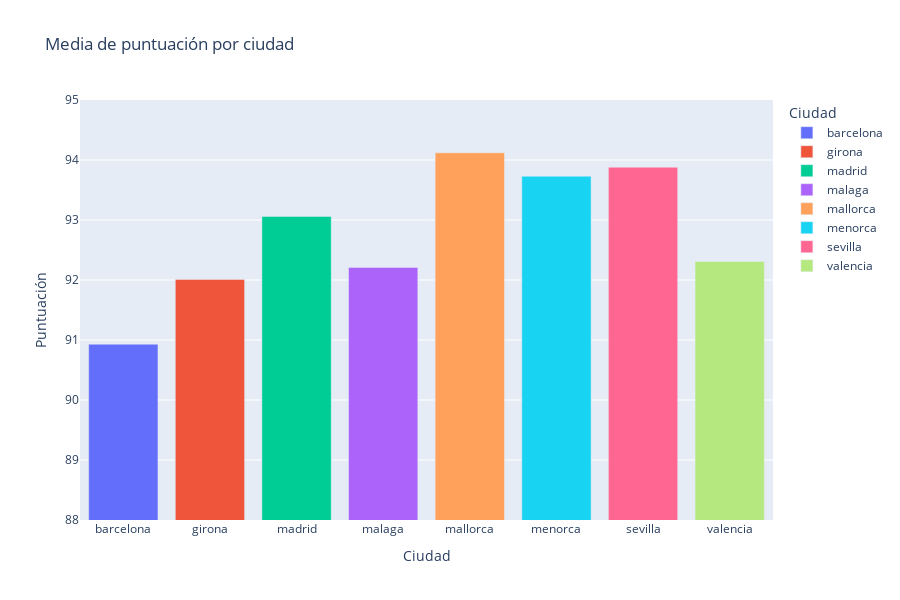

Notebook code for this chart:
### Code cell
import plotly.express as px
import pandas as pd

# Suponiendo que media_pt_ciudad ya está definido y tiene las columnas 'city' y 'review_scores_rating'

fig = px.bar(
    media_pt_ciudad,
    x='city',
    y='review_scores_rating',
    color='city',  # Usamos la columna 'city' para asignar colores
    title='Media de puntuación por ciudad',
    labels={'review_scores_rating': 'Puntuación', 'city': 'Ciudad', 'city': 'Ciudad'}, # Se añade label para la leyenda de color
    height=600
)

# barras agrupadas
fig.update_layout(barmode='group')

# Redimensionar el eje y
fig.update_yaxes(range=[88, 95])

fig.show()

### Figure 1 — Plotly figure (JSON) as saved in the notebook; plotly's stock layout.template omitted (floating-point values rounded to 4 significant figures)
{"data": [{"hovertemplate": "Ciudad=%{x}<br>Puntuación=%{y}<extra></extra>", "legendgroup": "barcelona", "marker": {"color": "#636efa", "pattern": {"shape": ""}}, "name": "barcelona", "orientation": "v", "showlegend": true, "textposition": "auto", "type": "bar", "x": ["barcelona"], "xaxis": "x", "y": [90.93], "yaxis": "y"}, {"hovertemplate": "Ciudad=%{x}<br>Puntuación=%{y}<extra></extra>", "legendgroup": "girona", "marker": {"color": "#EF553B", "pattern": {"shape": ""}}, "name": "girona", "orientation": "v", "showlegend": true, "textposition": "auto", "type": "bar", "x": ["girona"], "xaxis": "x", "y": [92.01], "yaxis": "y"}, {"hovertemplate": "Ciudad=%{x}<br>Puntuación=%{y}<extra></extra>", "legendgroup": "madrid", "marker": {"color": "#00cc96", "pattern": {"shape": ""}}, "name": "madrid", "orientation": "v", "showlegend": true, "textposition": "auto", "type": "bar", "x": ["madrid"], "xaxis": "x", "y": [93.06], "yaxis": "y"}, {"hovertemplate": "Ciudad=%{x}<br>Puntuación=%{y}<extra></extra>", "legendgroup": "malaga", "marker": {"color": "#ab63fa", "pattern": {"shape": ""}}, "name": "malaga", "orientation": "v", "showlegend": true, "textposition": "auto", "type": "bar", "x": ["malaga"], "xaxis": "x", "y": [92.21], "yaxis": "y"}, {"hovertemplate": "Ciudad=%{x}<br>Puntuación=%{y}<extra></extra>", "legendgroup": "mallorca", "marker": {"color": "#FFA15A", "pattern": {"shape": ""}}, "name": "mallorca", "orientation": "v", "showlegend": true, "textposition": "auto", "type": "bar", "x": ["mallorca"], "xaxis": "x", "y": [94.12], "yaxis": "y"}, {"hovertemplate": "Ciudad=%{x}<br>Puntuación=%{y}<extra></extra>", "legendgroup": "menorca", "marker": {"color": "#19d3f3", "pattern": {"shape": ""}}, "name": "menorca", "orientation": "v", "showlegend": true, "textposition": "auto", "type": "bar", "x": ["menorca"], "xaxis": "x", "y": [93.73], "yaxis": "y"}, {"hovertemplate": "Ciudad=%{x}<br>Puntuación=%{y}<extra></extra>", "legendgroup": "sevilla", "marker": {"color": "#FF6692", "pattern": {"shape": ""}}, "name": "sevilla", "orientation": "v", "showlegend": true, "textposition": "auto", "type": "bar", "x": ["sevilla"], "xaxis": "x", "y": [93.88], "yaxis": "y"}, {"hovertemplate": "Ciudad=%{x}<br>Puntuación=%{y}<extra></extra>", "legendgroup": "valencia", "marker": {"color": "#B6E880", "pattern": {"shape": ""}}, "name": "valencia", "orientation": "v", "showlegend": true, "textposition": "auto", "type": "bar", "x": ["valencia"], "xaxis": "x", "y": [92.31], "yaxis": "y"}], "layout": {"barmode": "group", "height": 600, "legend": {"title": {"text": "Ciudad"}, "tracegroupgap": 0}, "title": {"text": "Media de puntuación por ciudad"}, "xaxis": {"anchor": "y", "categoryarray": ["barcelona", "girona", "madrid", "malaga", "mallorca", "menorca", "sevilla", "valencia"], "categoryorder": "array", "domain": [0, 1], "title": {"text": "Ciudad"}}, "yaxis": {"anchor": "x", "domain": [0, 1], "range": [88, 95], "title": {"text": "Puntuación"}}}}
